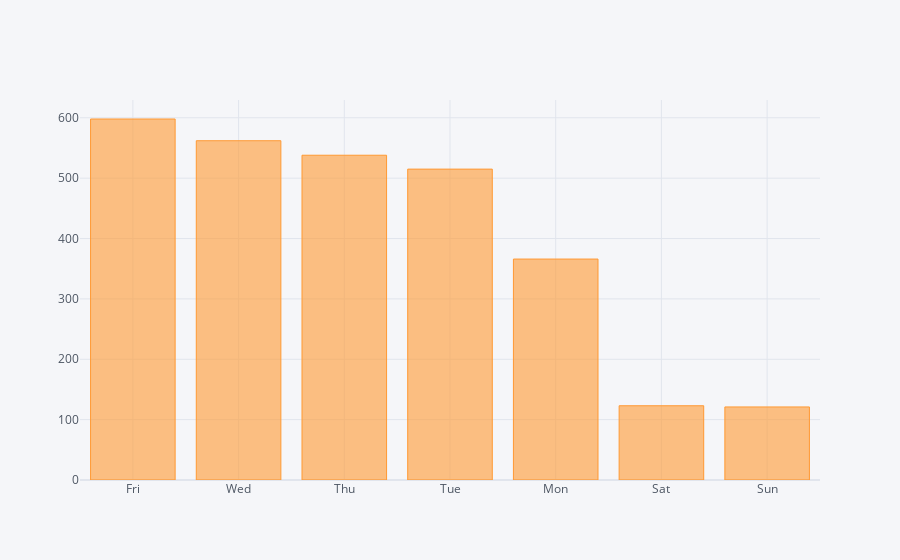

Source (notebook cell):
### Code cell
#Quais são os dias que mais vende?
df['DAYWEEK'].value_counts().iplot(kind='bar')

### Figure 1 — Plotly figure (JSON) as saved in the notebook; plotly's stock layout.template omitted (floating-point values rounded to 4 significant figures)
{"data": [{"marker": {"color": "rgba(255, 153, 51, 0.6)", "line": {"color": "rgba(255, 153, 51, 1.0)", "width": 1}}, "name": "DAYWEEK", "orientation": "v", "text": "", "type": "bar", "x": ["Fri", "Wed", "Thu", "Tue", "Mon", "Sat", "Sun"], "y": [598, 562, 538, 515, 366, 123, 121]}], "layout": {"legend": {"bgcolor": "#F5F6F9", "font": {"color": "#4D5663"}}, "paper_bgcolor": "#F5F6F9", "plot_bgcolor": "#F5F6F9", "title": {"font": {"color": "#4D5663"}}, "xaxis": {"gridcolor": "#E1E5ED", "showgrid": true, "tickfont": {"color": "#4D5663"}, "title": {"font": {"color": "#4D5663"}, "text": ""}, "zerolinecolor": "#E1E5ED"}, "yaxis": {"gridcolor": "#E1E5ED", "showgrid": true, "tickfont": {"color": "#4D5663"}, "title": {"font": {"color": "#4D5663"}, "text": ""}, "zerolinecolor": "#E1E5ED"}}}
